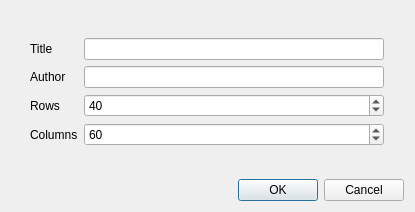
<?xml version="1.0" encoding="UTF-8"?>
<ui version="4.0">
 <class>DocumentPropertiesDialog</class>
 <widget class="QDialog" name="DocumentPropertiesDialog">
  <property name="windowModality">
   <enum>Qt::WindowModal</enum>
  </property>
  <property name="geometry">
   <rect>
    <x>0</x>
    <y>0</y>
    <width>415</width>
    <height>212</height>
   </rect>
  </property>
  <property name="windowTitle">
   <string>Document Properties</string>
  </property>
  <layout class="QVBoxLayout" name="verticalLayout">
   <item>
    <spacer name="verticalSpacer">
     <property name="orientation">
      <enum>Qt::Vertical</enum>
     </property>
     <property name="sizeHint" stdset="0">
      <size>
       <width>20</width>
       <height>9</height>
      </size>
     </property>
    </spacer>
   </item>
   <item>
    <layout class="QHBoxLayout" name="horizontalLayout">
     <item>
      <spacer name="horizontalSpacer">
       <property name="orientation">
        <enum>Qt::Horizontal</enum>
       </property>
       <property name="sizeHint" stdset="0">
        <size>
         <width>40</width>
         <height>20</height>
        </size>
       </property>
      </spacer>
     </item>
     <item>
      <layout class="QFormLayout" name="formLayout">
       <item row="0" column="0">
        <widget class="QLabel" name="label_3">
         <property name="text">
          <string>Title</string>
         </property>
        </widget>
       </item>
       <item row="0" column="1">
        <widget class="QLineEdit" name="title">
         <property name="minimumSize">
          <size>
           <width>300</width>
           <height>0</height>
          </size>
         </property>
        </widget>
       </item>
       <item row="1" column="0">
        <widget class="QLabel" name="label_4">
         <property name="text">
          <string>Author</string>
         </property>
        </widget>
       </item>
       <item row="1" column="1">
        <widget class="QLineEdit" name="author">
         <property name="minimumSize">
          <size>
           <width>300</width>
           <height>0</height>
          </size>
         </property>
        </widget>
       </item>
       <item row="2" column="0">
        <widget class="QLabel" name="label">
         <property name="text">
          <string>Rows</string>
         </property>
        </widget>
       </item>
       <item row="2" column="1">
        <widget class="QSpinBox" name="rows">
         <property name="minimum">
          <number>1</number>
         </property>
         <property name="maximum">
          <number>65536</number>
         </property>
         <property name="value">
          <number>40</number>
         </property>
        </widget>
       </item>
       <item row="3" column="0">
        <widget class="QLabel" name="label_2">
         <property name="text">
          <string>Columns</string>
         </property>
        </widget>
       </item>
       <item row="3" column="1">
        <widget class="QSpinBox" name="columns">
         <property name="minimum">
          <number>1</number>
         </property>
         <property name="maximum">
          <number>65536</number>
         </property>
         <property name="value">
          <number>60</number>
         </property>
        </widget>
       </item>
      </layout>
     </item>
     <item>
      <spacer name="horizontalSpacer_2">
       <property name="orientation">
        <enum>Qt::Horizontal</enum>
       </property>
       <property name="sizeHint" stdset="0">
        <size>
         <width>40</width>
         <height>20</height>
        </size>
       </property>
      </spacer>
     </item>
    </layout>
   </item>
   <item>
    <spacer name="verticalSpacer_2">
     <property name="orientation">
      <enum>Qt::Vertical</enum>
     </property>
     <property name="sizeHint" stdset="0">
      <size>
       <width>20</width>
       <height>9</height>
      </size>
     </property>
    </spacer>
   </item>
   <item>
    <widget class="QDialogButtonBox" name="buttonBox">
     <property name="orientation">
      <enum>Qt::Horizontal</enum>
     </property>
     <property name="standardButtons">
      <set>QDialogButtonBox::Cancel|QDialogButtonBox::Ok</set>
     </property>
    </widget>
   </item>
  </layout>
 </widget>
 <resources/>
 <connections>
  <connection>
   <sender>buttonBox</sender>
   <signal>accepted()</signal>
   <receiver>DocumentPropertiesDialog</receiver>
   <slot>accept()</slot>
   <hints>
    <hint type="sourcelabel">
     <x>248</x>
     <y>254</y>
    </hint>
    <hint type="destinationlabel">
     <x>157</x>
     <y>274</y>
    </hint>
   </hints>
  </connection>
  <connection>
   <sender>buttonBox</sender>
   <signal>rejected()</signal>
   <receiver>DocumentPropertiesDialog</receiver>
   <slot>reject()</slot>
   <hints>
    <hint type="sourcelabel">
     <x>316</x>
     <y>260</y>
    </hint>
    <hint type="destinationlabel">
     <x>286</x>
     <y>274</y>
    </hint>
   </hints>
  </connection>
 </connections>
</ui>
